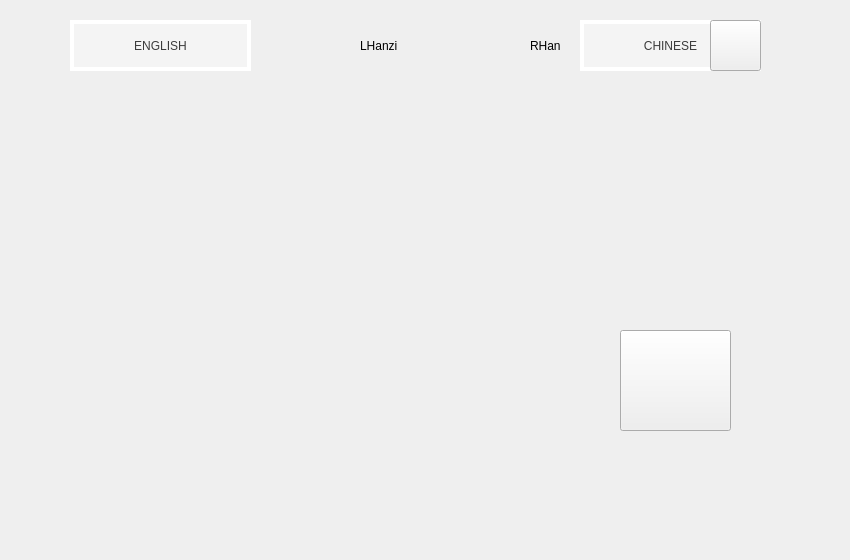
    <widget class="QWidget" name="pageRabbit">
     <property name="sizePolicy">
      <sizepolicy hsizetype="Minimum" vsizetype="Minimum">
       <horstretch>0</horstretch>
       <verstretch>0</verstretch>
      </sizepolicy>
     </property>
     <property name="layoutDirection">
      <enum>Qt::LayoutDirection::LeftToRight</enum>
     </property>
     <property name="autoFillBackground">
      <bool>false</bool>
     </property>
     <widget class="QLabel" name="bgRabbit">
      <property name="geometry">
       <rect>
        <x>-30</x>
        <y>0</y>
        <width>841</width>
        <height>551</height>
       </rect>
      </property>
      <property name="sizePolicy">
       <sizepolicy hsizetype="Fixed" vsizetype="Fixed">
        <horstretch>0</horstretch>
        <verstretch>0</verstretch>
       </sizepolicy>
      </property>
      <property name="accessibleDescription">
       <string notr="true"/>
      </property>
      <property name="text">
       <string/>
      </property>
      <property name="pixmap">
       <pixmap resource="resources.qrc">:/background/bg_rabbit.png</pixmap>
      </property>
      <property name="scaledContents">
       <bool>true</bool>
      </property>
     </widget>
     <widget class="QLabel" name="hanziContainerRight">
      <property name="geometry">
       <rect>
        <x>420</x>
        <y>90</y>
        <width>151</width>
        <height>141</height>
       </rect>
      </property>
      <property name="text">
       <string/>
      </property>
      <property name="pixmap">
       <pixmap resource="resources.qrc">:/images/strokeGuideBox.png</pixmap>
      </property>
      <property name="scaledContents">
       <bool>true</bool>
      </property>
     </widget>
     <widget class="QLabel" name="labelContainerLeft">
      <property name="geometry">
       <rect>
        <x>260</x>
        <y>20</y>
        <width>151</width>
        <height>51</height>
       </rect>
      </property>
      <property name="mouseTracking">
       <bool>true</bool>
      </property>
      <property name="tabletTracking">
       <bool>true</bool>
      </property>
      <property name="text">
       <string/>
      </property>
      <property name="pixmap">
       <pixmap resource="resources.qrc">:/images/labelContainer.png</pixmap>
      </property>
      <property name="scaledContents">
       <bool>true</bool>
      </property>
     </widget>
     <widget class="QLabel" name="setContainerRight">
      <property name="geometry">
       <rect>
        <x>580</x>
        <y>20</y>
        <width>181</width>
        <height>51</height>
       </rect>
      </property>
      <property name="sizePolicy">
       <sizepolicy hsizetype="Preferred" vsizetype="Preferred">
        <horstretch>0</horstretch>
        <verstretch>0</verstretch>
       </sizepolicy>
      </property>
      <property name="styleSheet">
       <string notr="true">border: 4px solid white;
background-color: rgba(255, 255, 255, 0.3);</string>
      </property>
      <property name="text">
       <string/>
      </property>
     </widget>
     <widget class="QLabel" name="setContainerLeft">
      <property name="geometry">
       <rect>
        <x>70</x>
        <y>20</y>
        <width>181</width>
        <height>51</height>
       </rect>
      </property>
      <property name="sizePolicy">
       <sizepolicy hsizetype="Preferred" vsizetype="Preferred">
        <horstretch>0</horstretch>
        <verstretch>0</verstretch>
       </sizepolicy>
      </property>
      <property name="styleSheet">
       <string notr="true">border: 4px solid white;
background-color: rgba(255, 255, 255, 0.3);</string>
      </property>
      <property name="text">
       <string/>
      </property>
     </widget>
     <widget class="QLabel" name="labelContainerRight">
      <property name="geometry">
       <rect>
        <x>420</x>
        <y>20</y>
        <width>151</width>
        <height>51</height>
       </rect>
      </property>
      <property name="mouseTracking">
       <bool>true</bool>
      </property>
      <property name="tabletTracking">
       <bool>true</bool>
      </property>
      <property name="text">
       <string/>
      </property>
      <property name="pixmap">
       <pixmap resource="resources.qrc">:/images/labelContainer.png</pixmap>
      </property>
      <property name="scaledContents">
       <bool>true</bool>
      </property>
     </widget>
     <widget class="QLabel" name="labelHanziVerb">
      <property name="geometry">
       <rect>
        <x>420</x>
        <y>90</y>
        <width>151</width>
        <height>141</height>
       </rect>
      </property>
      <property name="styleSheet">
       <string notr="true">background:transparent;</string>
      </property>
      <property name="text">
       <string/>
      </property>
     </widget>
     <widget class="QLabel" name="translateChinese">
      <property name="geometry">
       <rect>
        <x>630</x>
        <y>20</y>
        <width>81</width>
        <height>51</height>
       </rect>
      </property>
      <property name="styleSheet">
       <string notr="true">background-color: transparent;
color: rgb(60, 60, 60);</string>
      </property>
      <property name="text">
       <string>CHINESE</string>
      </property>
      <property name="alignment">
       <set>Qt::AlignmentFlag::AlignCenter</set>
      </property>
     </widget>
     <widget class="QLabel" name="translateEnglish">
      <property name="geometry">
       <rect>
        <x>70</x>
        <y>20</y>
        <width>181</width>
        <height>51</height>
       </rect>
      </property>
      <property name="styleSheet">
       <string notr="true">background-color: transparent;
color: rgb(60, 60, 60);</string>
      </property>
      <property name="text">
       <string>ENGLISH</string>
      </property>
      <property name="alignment">
       <set>Qt::AlignmentFlag::AlignCenter</set>
      </property>
     </widget>
     <widget class="QPushButton" name="rabbitButton">
      <property name="geometry">
       <rect>
        <x>620</x>
        <y>330</y>
        <width>111</width>
        <height>101</height>
       </rect>
      </property>
      <property name="text">
       <string/>
      </property>
      <property name="icon">
       <iconset resource="resources.qrc">
        <normaloff>:/animals/obj_rabbit.png</normaloff>:/animals/obj_rabbit.png</iconset>
      </property>
      <property name="iconSize">
       <size>
        <width>100</width>
        <height>100</height>
       </size>
      </property>
      <property name="pixmap" stdset="0">
       <pixmap/>
      </property>
     </widget>
     <widget class="QWidget" name="userInputLeft" native="true">
      <property name="geometry">
       <rect>
        <x>260</x>
        <y>90</y>
        <width>151</width>
        <height>141</height>
       </rect>
      </property>
      <property name="styleSheet">
       <string notr="true">background: transparent;</string>
      </property>
      <widget class="QLabel" name="labelHanziAnimal">
       <property name="geometry">
        <rect>
         <x>0</x>
         <y>0</y>
         <width>151</width>
         <height>141</height>
        </rect>
       </property>
       <property name="styleSheet">
        <string notr="true">background: transparent;</string>
       </property>
       <property name="text">
        <string/>
       </property>
      </widget>
      <widget class="QLabel" name="hanziContainerLeft">
       <property name="geometry">
        <rect>
         <x>0</x>
         <y>0</y>
         <width>151</width>
         <height>141</height>
        </rect>
       </property>
       <property name="mouseTracking">
        <bool>false</bool>
       </property>
       <property name="text">
        <string/>
       </property>
       <property name="pixmap">
        <pixmap resource="resources.qrc">:/images/strokeGuideBox.png</pixmap>
       </property>
       <property name="scaledContents">
        <bool>true</bool>
       </property>
      </widget>
     </widget>
     <widget class="QWidget" name="userInputRight" native="true">
      <property name="geometry">
       <rect>
        <x>590</x>
        <y>130</y>
        <width>151</width>
        <height>141</height>
       </rect>
      </property>
      <property name="styleSheet">
       <string notr="true">background: transparent;</string>
      </property>
     </widget>
     <widget class="QLabel" name="leftGifLabel">
      <property name="geometry">
       <rect>
        <x>360</x>
        <y>30</y>
        <width>41</width>
        <height>31</height>
       </rect>
      </property>
      <property name="text">
       <string>LHanzi</string>
      </property>
     </widget>
     <widget class="QLabel" name="rightGifLabel">
      <property name="geometry">
       <rect>
        <x>530</x>
        <y>30</y>
        <width>31</width>
        <height>31</height>
       </rect>
      </property>
      <property name="text">
       <string>RHanzi</string>
      </property>
     </widget>
     <widget class="QPushButton" name="soundButton">
      <property name="geometry">
       <rect>
        <x>710</x>
        <y>20</y>
        <width>51</width>
        <height>51</height>
       </rect>
      </property>
      <property name="text">
       <string/>
      </property>
     </widget>
     <zorder>bgRabbit</zorder>
     <zorder>hanziContainerRight</zorder>
     <zorder>labelHanziVerb</zorder>
     <zorder>labelContainerLeft</zorder>
     <zorder>setContainerRight</zorder>
     <zorder>setContainerLeft</zorder>
     <zorder>labelContainerRight</zorder>
     <zorder>translateChinese</zorder>
     <zorder>translateEnglish</zorder>
     <zorder>rabbitButton</zorder>
     <zorder>userInputLeft</zorder>
     <zorder>userInputRight</zorder>
     <zorder>leftGifLabel</zorder>
     <zorder>rightGifLabel</zorder>
     <zorder>soundButton</zorder>
    </widget>
